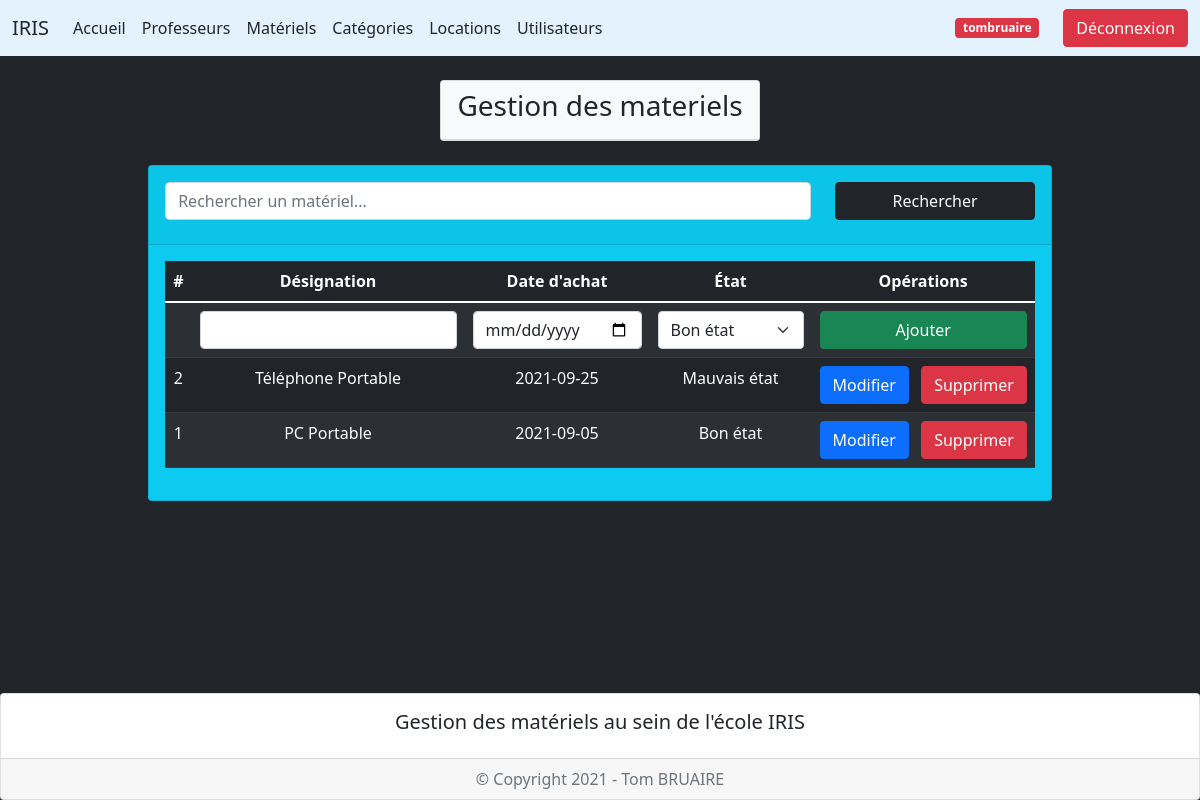
/index.php?page=2 (signed in), run on the app's committed database.
### tables this page shows
create table materiels (
    idmateriel int(3) not null auto_increment,
    designationmateriel varchar(50),
    dateachatmateriel date,
    etatmateriel enum('Bon état', 'Mauvais état'),
    primary key (idmateriel)
);

### controleur/config_db.php (called while the page is built)
<?php
$server = "localhost";
$bdd = "iris";
$user = "root";
$mdp = "";
?>

### controleur/controleur.class.php (called while the page is built, shortened)
<?php
require_once("modele/modele.class.php");
class Controleur {
    private $unModele;
    public function __construct($server, $bdd, $user, $mdp) {
        $this->unModele = new Modele($server, $bdd, $user, $mdp);
    }
    public function setTable($uneTable) {
        $this->unModele->setTable($uneTable);
    }
    public function selectAll($chaine = "*", $orderby) {
        return $this->unModele->selectAll($chaine, $orderby);
    }
}
?>

### vue/vue_materiels.php (the view, shortened to what this page needs)
<div class="container mt-4 mb-5">
    <div class="row d-flex justify-content-center">
        <div class="col-auto">
            <div class="card bg-info">
                <div class="card-header">
                    <form method="post" action="" class="mt-2">
                        <div class="row mb-3">
                            <div class="col-9">
                                    <input type="search" name="mot" id="mot" placeholder="Rechercher un matériel..." class="form-control">
                            </div>
                            <div class="col-3">
                                <button type="submit" name="Rechercher" class="btn btn-dark w-100">Rechercher</button>
                            </div>
                        </div>
                    </form>
                </div>
                <div class="card-body">
                    <div class="table-responsive">
                        <table class="table table-dark table-striped text-center">
                            <thead>
                                <tr>
                                    <th scope="col">#</th>
                                    <th scope="col">Désignation</th>
                                    <th scope="col">Date d'achat</th>
                                    <th scope="col">État</th>
                                    <?php if (isset($_SESSION['lvl']) && $_SESSION['lvl'] == 2) { ?>
                                    <th scole="col">Opérations</th>
                                    <?php } ?>
                                </tr>
                            </thead>
                            <tbody>
                                <?php if (isset($_SESSION['lvl']) && $_SESSION['lvl'] == 2) { ?>
                                    <form method="post" action="">
                                        <tr>
                                            <td></td>
                                            <td><input type="text" name="designationmateriel" id="designation" class="form-control" value="<?= ($leMateriel != null ? $leMateriel['designationmateriel'] : null); ?>"></td>
                                            <td><input type="date" name="dateachatmateriel" id="dateachat" class="form-control" value="<?= ($leMateriel != null ? $leMateriel['dateachatmateriel'] : null); ?>"></td>
                                            <td>
                                                <select name="etatmateriel" class="form-select">
                                                    <option value="Bon état" <?php if ($leMateriel != null && $leMateriel['etatmateriel'] == "Bon état") {echo "selected";} ?>>Bon état</option>
                                                </select>
                                            </td>
                                            <td>
                                                <button type="submit" <?= ($leMateriel != null ? 'name="subeditmateriel"' : 'name="subaddmateriel"'); ?> class="btn <?= ($leMateriel != null ? 'btn-primary' : 'btn-success w-100'); ?>"><?= ($leMateriel != null ? "Modifier" : "Ajouter"); ?></button>
                                            </td>
                                        </tr>
                                    </form>
                                <?php } ?>
                            <?php foreach ($lesMateriels as $unMateriel) { ?>
                                <tr>
                                    <td><?= $unMateriel['idmateriel']; ?></td>
                                    <td><?= $unMateriel['designationmateriel']; ?></td>
                                    <td><?= $unMateriel['dateachatmateriel']; ?></td>
                                    <td><?= $unMateriel['etatmateriel']; ?></td>
                                    <?php if (isset($_SESSION['lvl']) && $_SESSION['lvl'] == 2) { ?>
                                    <td>
                                        <a href="index.php?page=2&action=edit&idmateriel=<?= $unMateriel['idmateriel']; ?>" class="btn btn-primary me-2">Modifier</a>
                                        <a href="index.php?page=2&action=sup&idmateriel=<?= $unMateriel['idmateriel']; ?>" onclick="return(confirm('Voulez-vous vraiment supprimer ce matériel ?'));" class="btn btn-danger">Supprimer</a>
                                    </td>
                                    <?php } ?>
                                </tr>
                            <?php } ?>
                            </tbody>
                        </table>
                    </div>
                </div>
            </div>
        </div>
    </div>
</div>

### data on the page
materiels: idmateriel "2", designationmateriel "Téléphone Portable", dateachatmateriel "2021-09-25", etatmateriel "Mauvais état"
materiels: idmateriel "1", designationmateriel "PC Portable", dateachatmateriel "2021-09-05", etatmateriel "Bon état"

### other printed values
$_SESSION['pseudouser'] "tombruaire"
$text "Gestion des materiels"
